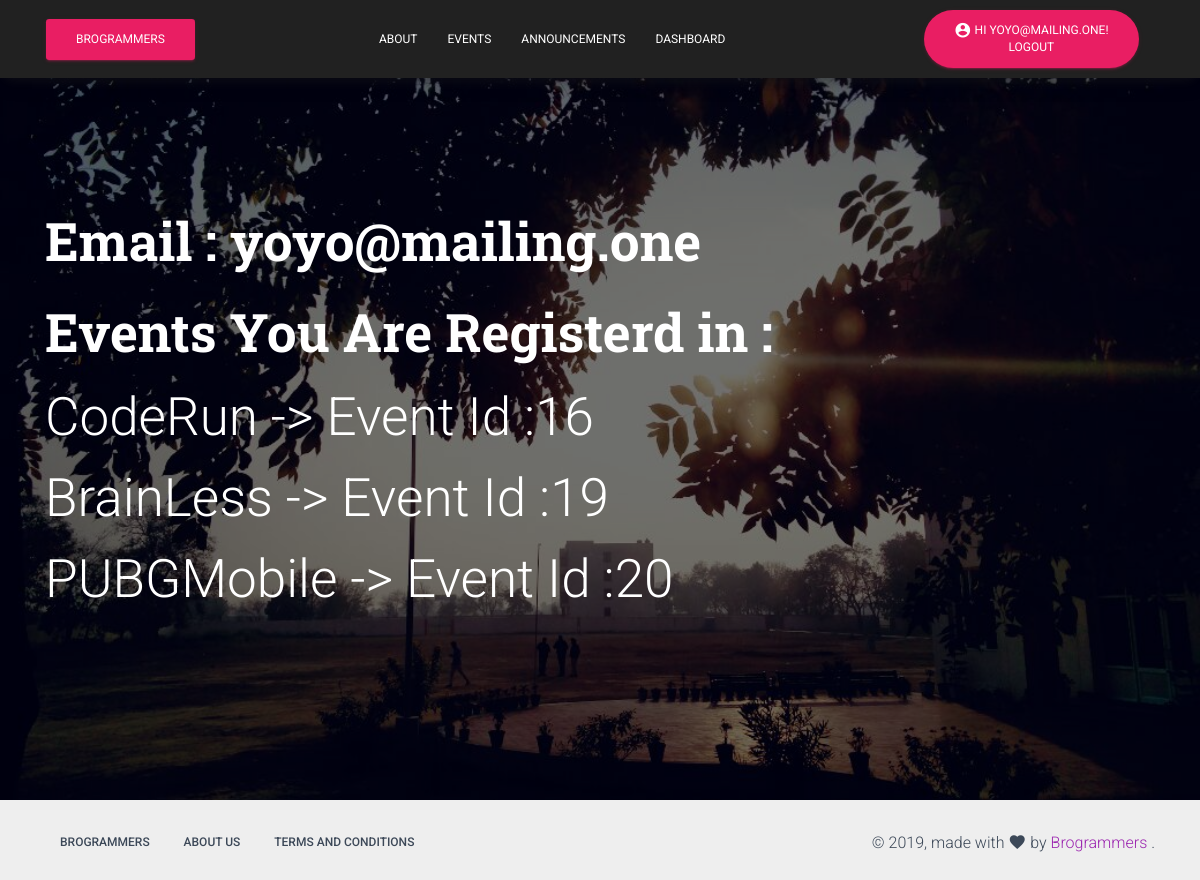
/events/show_events_registered (signed in), run on the app's committed database.
### events/models.py (models this page shows, shortened)
class student_registere_event(models.Model):
    pay_status = (('PAID','PAID'),
                 ('UNPAID','UNPAID'))
    email = models.ForeignKey(User,on_delete=models.CASCADE)
    event_name = models.ForeignKey('event',on_delete=models.CASCADE)
    payment = models.CharField(max_length=10, choices=pay_status,
        default='UNPAID')
    date_time = models.DateTimeField(auto_now=True)

class event(models.Model):
    name = models.CharField(max_length=100)
    detail=models.TextField()
    event_organisers = models.ManyToManyField('event_organisers',blank=True)
    image=models.FileField(null=True,blank=True,upload_to="static/events/images")
    price = models.CharField(max_length=10,default = 'Free')
    date_time = models.DateTimeField(null=True)
    def __str__(self):
        return self.name

### events/views.py (the view)
# urls.py: path("show_events_registered",views.show_events_registed,name="dashboard"),
def show_events_registed(request):
    email = request.user
    registed_events = student_registere_event.objects.filter(email=email)
    if registed_events.count():
        dic= {"eventsp":registed_events,"yes":1}
    else:
        dic= {"eventsp":"Opps.. You are not registered to any event","yes":0}
    return render(request,"events/regevent.html",dic)

### events/templates/events/regevent.html
{% extends 'comman.html' %}
{% load static %}
{% block content %}
<div class="page-header error-page header-filter" style="background-image: url('{% static 'img/gndu1.jpg' %}')">
    <div class="container">
      <div class="row">
        <div class="col-md-12">
          <h1 class="title">Email : {{ request.user }}</h1>
          {% if yes %}
          <h1 class="title">Events You Are Registerd in :</h1>
          {% for event in eventsp %}
          <div class="tim-note">
		  <h1>{{ event.event_name }} -> event id :{{ event.id }}</h1>
</div>
		  {% endfor %}
		  {% else %}
		  <div>
		  <h1 class="title">{{ eventsp }}</h1>
		</div>
{% endif %}
        </div>
      </div>
    </div>
  </div>
{% endblock %}

### templates/comman.html (shortened to what this page needs)
{% load static %}
<!DOCTYPE html>
<html lang="en">
<head>
  <link rel="stylesheet" href="https://maxcdn.bootstrapcdn.com/font-awesome/latest/css/font-awesome.min.css">
  <link href="{% static 'css/material-kit.css' %}" rel="stylesheet" />
<body class="comman page">
<nav class="navbar bg-dark fixed-top navbar-expand-lg " color-on-scroll="100" id="sectionsNav" role="navigation-demo">
            <div class="container">
              <div class="navbar-translate">
                <a class="btn btn-rose btn btn-primary" <a href="{% url "home"  %}">Brogrammers</a>
              </div>
              <div class="collapse navbar-collapse">
                <ul class="navbar-nav navbar-center ml-auto">
                  <li class="nav-item">
                    <a href="{% url "about" %}" class="nav-link">
                      about
                    </a>
                  </li>
                  <li class="dropdown nav-item">
                    <a href="{% url "events:event" %}" class="nav-link">
                      events
                    </a>
                  </li>
                    <li class="dropdown nav-item">
                    <a href="{% url "announcement" %}" class="nav-link">
                        Announcements
                    </a>
                  </li>
                  {% if request.user.is_authenticated %}
                     <li class="dropdown nav-item">
                    <a href="{% url "events:dashboard" %}" class="nav-link">
                      Dashboard
                    </a>
                  </li>
                   </ul>
                   {% endif %}
                    <ul class="navbar-nav ml-auto">
{% if request.user.is_authenticated %}
                      <li class="nav-item">
                        <div class="col-lg-6 col-md-6">
                            <a href="{% url "logout" %}" class="btn btn-rose btn-round">
                                    <i class="material-icons">account_circle</i>
                                  Hi  {{ user.username }}!<br>
                                  Logout
                              </a>
                            </div>
                            </li>
{% endif %}
                </ul>
              </div>
            </div>
          </nav>
{% block content %}
{% endblock %}
 <footer class="footer footer-default">
    <div class="container">
      <nav class="float-left">
        <ul>
          <li>
            <a href="{% url "home" %}">
              Brogrammers
            </a>
          </li>
          <li>
            <a href="{% url "about" %}">
              About Us
            </a>
          </li>
          <li>
            <a href="{% url "privacy" %}">
              terms and conditions
            </a>
          </li>
        </ul>
      </nav>
      <div class="copyright float-right">
        &copy;
        , made with <i class="material-icons">favorite</i> by
        <a href="{% url "home" %}" target="_blank">Brogrammers</a> .
      </div>
    </div>
  </footer>
</body>
</html>

### data on the page
student_registere_event: event_name "CodeRun", id "16"
student_registere_event: event_name "BrainLess", id "19"
student_registere_event: event_name "PUBGMobile", id "20"

### other printed values
{{ user.username }} "YOYO@MAILING.ONE"
{{ request.user }} "yoyo@mailing.one"
